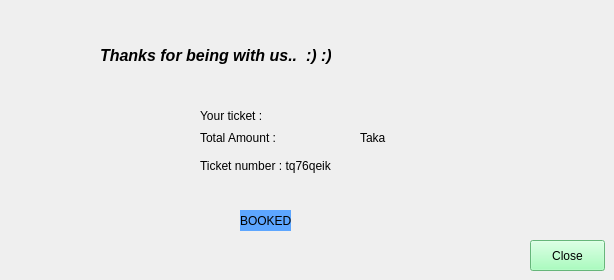
    <widget class="QWidget" name="p7sbnd">
     <widget class="QLabel" name="label_10">
      <property name="geometry">
       <rect>
        <x>100</x>
        <y>30</y>
        <width>231</width>
        <height>51</height>
       </rect>
      </property>
      <property name="font">
       <font>
        <pointsize>12</pointsize>
        <italic>true</italic>
        <bold>true</bold>
       </font>
      </property>
      <property name="styleSheet">
       <string notr="true"/>
      </property>
      <property name="text">
       <string>Thanks for being with us..  :) :)</string>
      </property>
     </widget>
     <widget class="QLabel" name="label_11">
      <property name="geometry">
       <rect>
        <x>200</x>
        <y>100</y>
        <width>121</width>
        <height>31</height>
       </rect>
      </property>
      <property name="text">
       <string>Your ticket : </string>
      </property>
     </widget>
     <widget class="QLabel" name="label_12">
      <property name="geometry">
       <rect>
        <x>200</x>
        <y>130</y>
        <width>101</width>
        <height>16</height>
       </rect>
      </property>
      <property name="text">
       <string>Total Amount :</string>
      </property>
     </widget>
     <widget class="QPushButton" name="pushButton_2">
      <property name="geometry">
       <rect>
        <x>530</x>
        <y>240</y>
        <width>75</width>
        <height>31</height>
       </rect>
      </property>
      <property name="styleSheet">
       <string notr="true">background-color: rgb(143, 255, 171);</string>
      </property>
      <property name="text">
       <string>Close</string>
      </property>
     </widget>
     <widget class="QLabel" name="label_13">
      <property name="geometry">
       <rect>
        <x>200</x>
        <y>150</y>
        <width>201</width>
        <height>31</height>
       </rect>
      </property>
      <property name="text">
       <string>Ticket number : tq76qeik</string>
      </property>
     </widget>
     <widget class="QLabel" name="label_23">
      <property name="geometry">
       <rect>
        <x>240</x>
        <y>210</y>
        <width>51</width>
        <height>21</height>
       </rect>
      </property>
      <property name="styleSheet">
       <string notr="true">background-color: rgb(93, 166, 255);</string>
      </property>
      <property name="text">
       <string>BOOKED</string>
      </property>
     </widget>
     <widget class="QLabel" name="label_27">
      <property name="geometry">
       <rect>
        <x>310</x>
        <y>130</y>
        <width>51</width>
        <height>16</height>
       </rect>
      </property>
      <property name="text">
       <string/>
      </property>
     </widget>
     <widget class="QLabel" name="label_22">
      <property name="geometry">
       <rect>
        <x>360</x>
        <y>130</y>
        <width>37</width>
        <height>16</height>
       </rect>
      </property>
      <property name="text">
       <string>Taka</string>
      </property>
     </widget>
     <widget class="QLabel" name="label_55">
      <property name="geometry">
       <rect>
        <x>290</x>
        <y>106</y>
        <width>37</width>
        <height>20</height>
       </rect>
      </property>
      <property name="text">
       <string/>
      </property>
     </widget>
    </widget>
